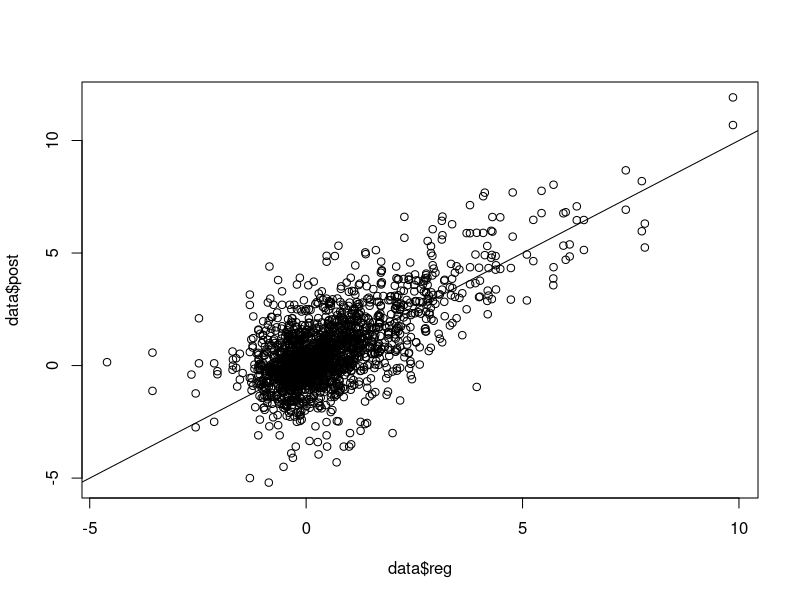
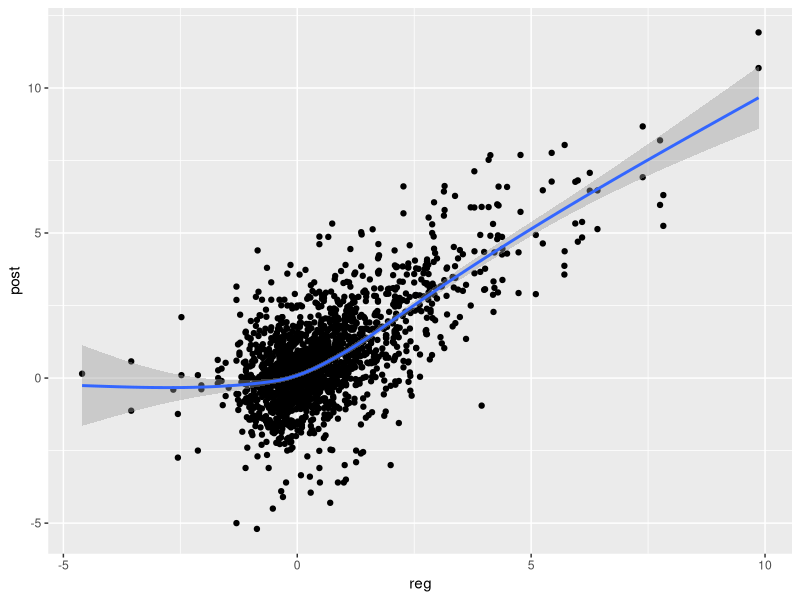

Generate these figures, in order, with R:
library(tidyverse)
library(ggplot2)

setwd('/Users/matty/Documents/BYU/undergrad_research/stats')

data <- read.csv('data.csv')

data <- drop_na(data)


summary(lm(data$post~data$reg))

summary(lm(data$reg~data$post))


mean(data$reg<data$post,na.rm = T)

plot(data$reg,data$post)
abline(0,1)


ggplot(data)+
  geom_point(aes(x = reg, y = post)) +
  geom_smooth(aes(x = reg, y = post)) 
